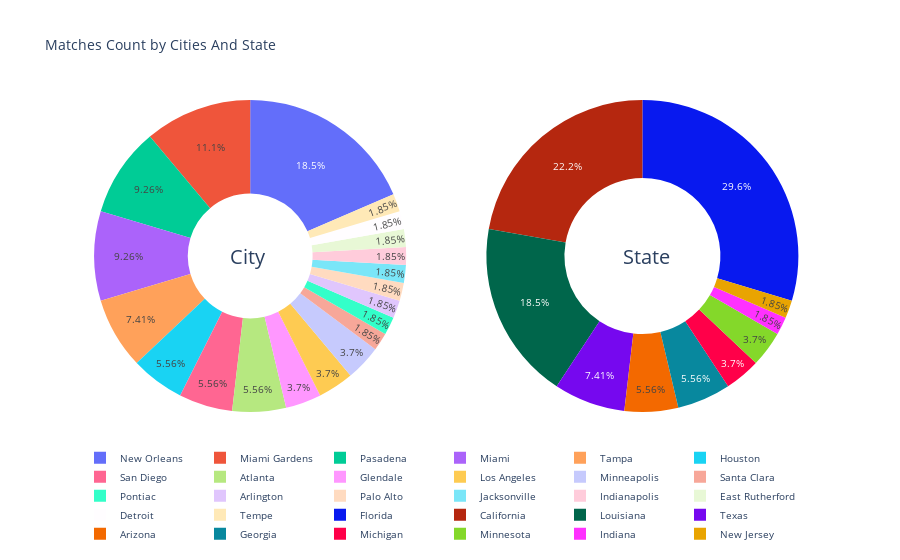

The notebook cell saved with this chart:
### Code cell
city = go.Pie(labels=city.index,values=city['Date'],name="City",hole=0.4,domain={'x': [0,0.46]})
state = go.Pie(labels=state.index,values=state['Date'],name="State",hole=0.5,domain={'x': [0.52,1]})

layout = dict(title = 'Matches Count by Cities And State', font=dict(size=10), legend=dict(orientation="h"),
              annotations = [dict(x=0.2, y=0.5, text='City', showarrow=False, font=dict(size=20)),
                             dict(x=0.8, y=0.5, text='State', showarrow=False, font=dict(size=20)) ])

fig = dict(data=[city, state], layout=layout)
py.iplot(fig)

### Figure 1 — Plotly figure (JSON) as saved in the notebook; plotly's stock layout.template omitted (floating-point values rounded to 4 significant figures)
{"data": [{"domain": {"x": [0, 0.46]}, "hole": 0.4, "labels": ["New Orleans", "Miami Gardens", "Pasadena", "Miami", "Tampa", "Houston", "San Diego", "Atlanta", "Glendale", "Los Angeles", "Minneapolis", "Santa Clara", "Pontiac", "Arlington", "Palo Alto", "Jacksonville", "Indianapolis", "East Rutherford", "Detroit", "Tempe"], "name": "City", "type": "pie", "values": [10, 6, 5, 5, 4, 3, 3, 3, 2, 2, 2, 1, 1, 1, 1, 1, 1, 1, 1, 1]}, {"domain": {"x": [0.52, 1]}, "hole": 0.5, "labels": ["Florida", "California", "Louisiana", "Texas", "Arizona", "Georgia", "Michigan", "Minnesota", "Indiana", "New Jersey"], "name": "State", "type": "pie", "values": [16, 12, 10, 4, 3, 3, 2, 2, 1, 1]}], "layout": {"annotations": [{"font": {"size": 20}, "showarrow": false, "text": "City", "x": 0.2, "y": 0.5}, {"font": {"size": 20}, "showarrow": false, "text": "State", "x": 0.8, "y": 0.5}], "font": {"size": 10}, "legend": {"orientation": "h"}, "title": {"text": "Matches Count by Cities And State"}}}
